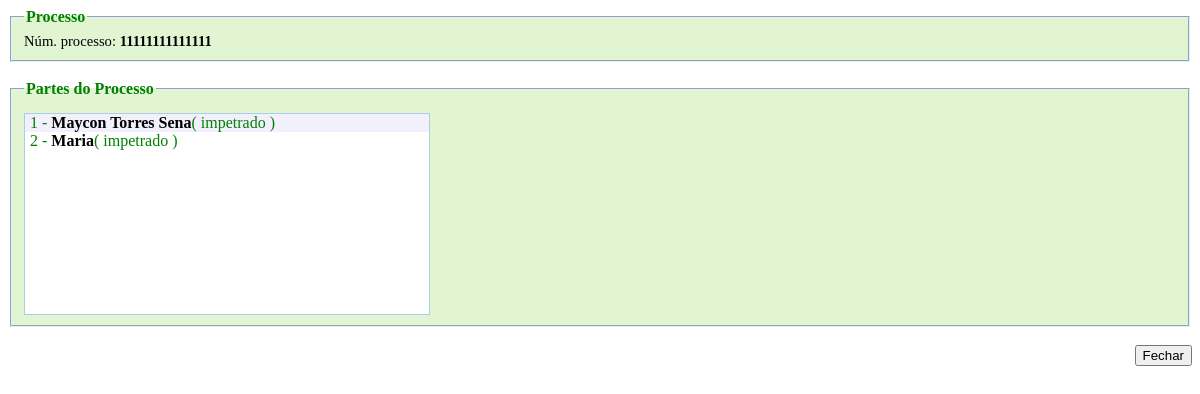
/classes/modelo/admin/controle/pessoas/visualizarPessoas.php?idProcesso=2, run on the app's committed database.
### tables this page shows
CREATE TABLE `tbprocesso` (
  `idProcesso` int(11) NOT NULL auto_increment,
  `numeroProcesso` varchar(45) NOT NULL,
  `tipoProcesso` varchar(45) default NULL,
  `descricao` text,
  `justica` varchar(45) default NULL,
  `instancia` varchar(45) default NULL,
  `dataEntrada` varchar(45) default NULL,
  `tipoAcao` varchar(45) default NULL,
  `litisconsorte` varchar(45) default NULL,
  `assunto` text,
  `situacaoProcesso` varchar(45) default NULL,
  `fkUsuario` int(11) NOT NULL default '0',
  PRIMARY KEY  (`idProcesso`),
  KEY `fkUsuario1` (`fkUsuario`),
  CONSTRAINT `fkUsuario1` FOREIGN KEY (`fkUsuario`) REFERENCES `stbusuario` (`idUsuario`) ON DELETE CASCADE ON UPDATE CASCADE
);

CREATE TABLE `tbpessoa` (
  `idPessoa` int(11) NOT NULL auto_increment,
  `nome` varchar(45) default NULL,
  `parte` varchar(45) default NULL,
  `status` char(2) default NULL,
  PRIMARY KEY  (`idPessoa`)
);

### classes/modelo/admin/controle/pessoas/visualizarPessoas.php (the view, shortened to what this page needs)
<!DOCTYPE html PUBLIC "-//W3C//DTD XHTML 1.1//EN"
	"http://www.w3.org/TR/xhtml11/DTD/xhtml11.dtd">
<html xmlns="http://www.w3.org/1999/xhtml" xml:lang="pt-br" lang="pt-br">
	<head>
		<link rel="stylesheet" type="text/css" href="{$smarty.const.HTTP_URL}css/admin/print.css"  media="print"/>
	</head>
	<body>
		<?php
		if($_GET) {
			$idProcesso = $_GET['idProcesso'];
			$query_processo = mysql_query("SELECT pe.nome, pe.parte, po.numeroProcesso
                                                           FROM tbprocesso po inner join tbprocesso_pessoa pp on po.idProcesso = pp.fkProcesso
                                                                              inner join tbpessoa pe on pp.fkPessoa = pe.idPessoa
                                                           WHERE po.idProcesso = '{$idProcesso}'");
                        $cor = array('#f2f0fd','white');
                        $c = 0;
                        $i = 1;
                        while($line = mysql_fetch_array($query_processo)) {
				$pessoa[] = "<div style='background-color:".$cor[$c]." ; display: block; padding-left: 5px;'>".$i." - <font color='black'><b>".$line['nome']."</b></font>( ".$line['parte']." )</div>";
				$numeroProcesso = $line['numeroProcesso']."<br/>";
                                $i++;
                                if($c == 0){
                                    $c = 1;
                                }
                                else{
                                    $c = 0;
                                }
			}
                        ?><fieldset style="border-color: #dff0ff; color: green; background-color: #E1F5D3;"><legend><b>Processo</b></legend> <?php
                        echo "<font style='font-size: 11pt; color: black' >Núm. processo: <b>".$numeroProcesso."</b></font>";
                        ?></fieldset><?php
			echo "<br>";
                        ?><fieldset style="border-color: #dff0ff;  color: green; background-color: #E1F5D3;"><legend><b>Partes do Processo</b></legend><div id="scrollContainer" style="background-color: white;"><?php
                        $i = 0;
                        while($i < count($pessoa)) {
                                   echo $pessoa[$i];
                                        $i++;
                        }
                        ?></div></fieldset><?php
		}
		?>
            <br>
            <input type="button" class="btn-print" value="Fechar" onclick="fechar()" style="float: right"/>
	</body>
</html>

### classes/modelo/admin/controle/pessoas/visualizarPessoas.php (style rules this page uses)
#scrollContainer { width: 404px; height: 200px; overflow: auto; margin-top:10px; border:solid 1px #aacfe4; }

### data on the page
tbprocesso: numeroProcesso "11111111111111"
tbpessoa: nome "Maycon Torres Sena", parte "impetrado"
tbpessoa: nome "Maria", parte "impetrado"
